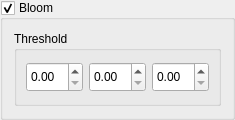
                   <widget class="QGroupBox" name="bloom">
                    <property name="minimumSize">
                     <size>
                      <width>0</width>
                      <height>115</height>
                     </size>
                    </property>
                    <property name="maximumSize">
                     <size>
                      <width>500</width>
                      <height>200</height>
                     </size>
                    </property>
                    <property name="title">
                     <string>Bloom</string>
                    </property>
                    <property name="checkable">
                     <bool>true</bool>
                    </property>
                    <layout class="QVBoxLayout" name="verticalLayout_28">
                     <item alignment="Qt::AlignTop">
                      <widget class="QGroupBox" name="groupBox_11">
                       <property name="minimumSize">
                        <size>
                         <width>0</width>
                         <height>75</height>
                        </size>
                       </property>
                       <property name="maximumSize">
                        <size>
                         <width>16777215</width>
                         <height>75</height>
                        </size>
                       </property>
                       <property name="title">
                        <string>Threshold</string>
                       </property>
                       <layout class="QHBoxLayout" name="horizontalLayout_8">
                        <item>
                         <widget class="QDoubleSpinBox" name="bloomThreshold0">
                          <property name="minimumSize">
                           <size>
                            <width>0</width>
                            <height>30</height>
                           </size>
                          </property>
                          <property name="maximum">
                           <double>10.000000000000000</double>
                          </property>
                          <property name="singleStep">
                           <double>0.100000000000000</double>
                          </property>
                         </widget>
                        </item>
                        <item>
                         <widget class="QDoubleSpinBox" name="bloomThreshold1">
                          <property name="minimumSize">
                           <size>
                            <width>0</width>
                            <height>30</height>
                           </size>
                          </property>
                          <property name="maximum">
                           <double>10.000000000000000</double>
                          </property>
                          <property name="singleStep">
                           <double>0.100000000000000</double>
                          </property>
                         </widget>
                        </item>
                        <item>
                         <widget class="QDoubleSpinBox" name="bloomThreshold2">
                          <property name="minimumSize">
                           <size>
                            <width>0</width>
                            <height>30</height>
                           </size>
                          </property>
                          <property name="maximum">
                           <double>10.000000000000000</double>
                          </property>
                          <property name="singleStep">
                           <double>0.100000000000000</double>
                          </property>
                         </widget>
                        </item>
                       </layout>
                      </widget>
                     </item>
                    </layout>
                   </widget>
